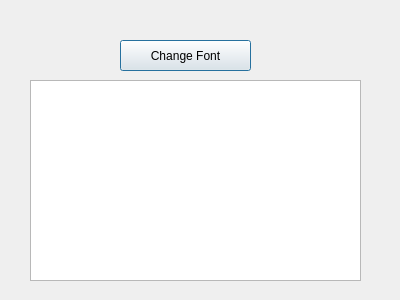
<?xml version="1.0" encoding="UTF-8"?>
<ui version="4.0">
 <class>Dialog</class>
 <widget class="QDialog" name="Dialog">
  <property name="geometry">
   <rect>
    <x>0</x>
    <y>0</y>
    <width>400</width>
    <height>300</height>
   </rect>
  </property>
  <property name="windowTitle">
   <string>Dialog</string>
  </property>
  <widget class="QPushButton" name="pushButtonFont">
   <property name="geometry">
    <rect>
     <x>120</x>
     <y>40</y>
     <width>131</width>
     <height>31</height>
    </rect>
   </property>
   <property name="text">
    <string>Change Font</string>
   </property>
  </widget>
  <widget class="QTextEdit" name="textEdit">
   <property name="geometry">
    <rect>
     <x>30</x>
     <y>80</y>
     <width>331</width>
     <height>201</height>
    </rect>
   </property>
  </widget>
 </widget>
 <resources/>
 <connections/>
</ui>
